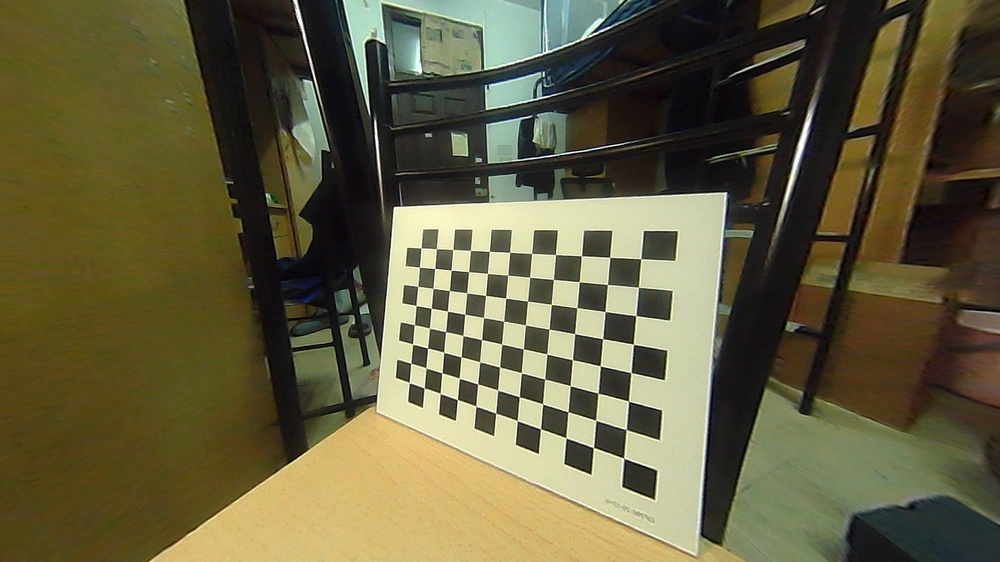
#> input picture data/12.jpg, 1000 x 562 px, shrunk from 1920 x 1080 before the run, found by its file name
$ python '图像阈值.py'
#> lines starting #> are read from the running program, lines starting #| are printed output that depends on the picture
import cv2
from matplotlib import pyplot as plt

img = cv2.imread('12.jpg', 0)
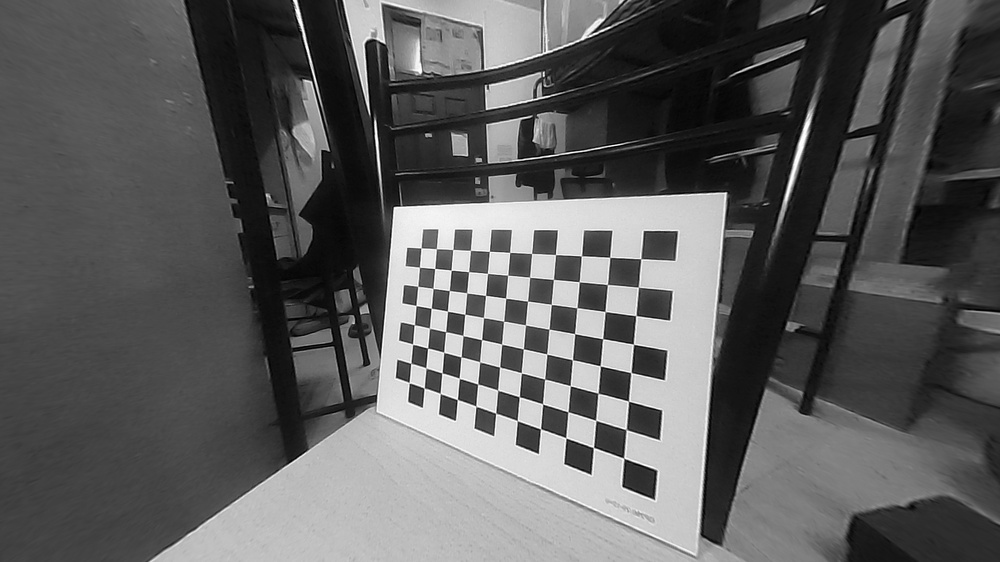
#> img: shape (562, 1000); min 0, max 255, mean 92
ret, thresh1 = cv2.threshold(img, 127, 255, cv2.THRESH_TOZERO)      #低于阈值设为0， 高于不变
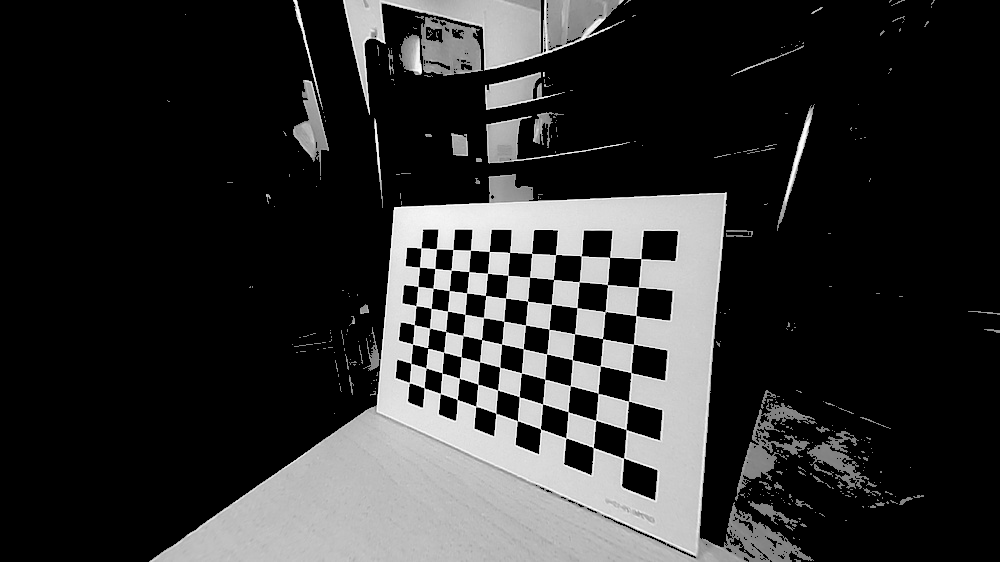
#> thresh1: shape (562, 1000); min 0, max 255, mean 48
ret, thresh2 = cv2.threshold(img, 127, 255, cv2.THRESH_TOZERO_INV)  #高于阈值设为0， 低于则不变
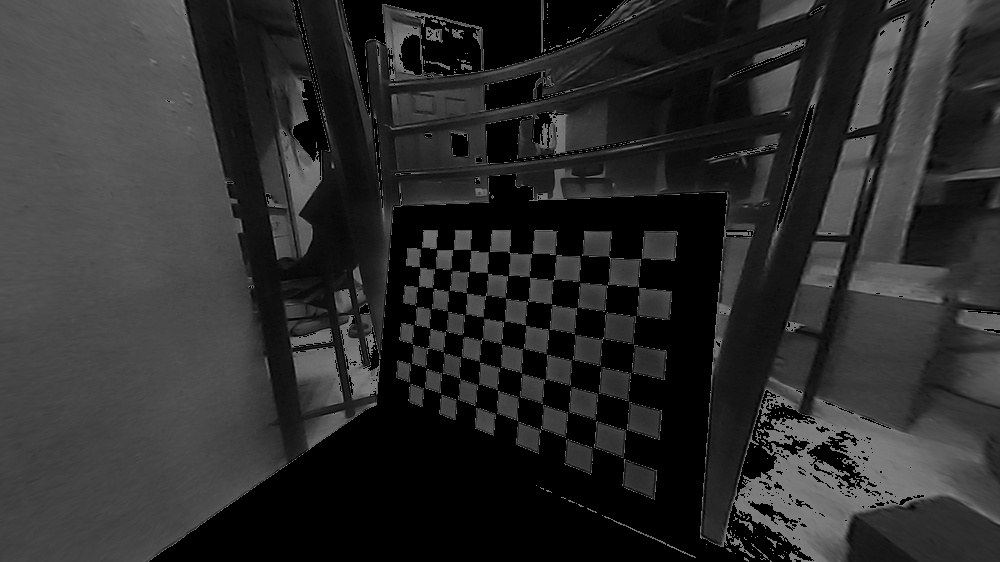
#> thresh2: shape (562, 1000); min 0, max 127, mean 44
ret, thresh3 = cv2.threshold(img, 127, 200, cv2.THRESH_TRUNC)   #高于阈值设为阈值，低于则不变
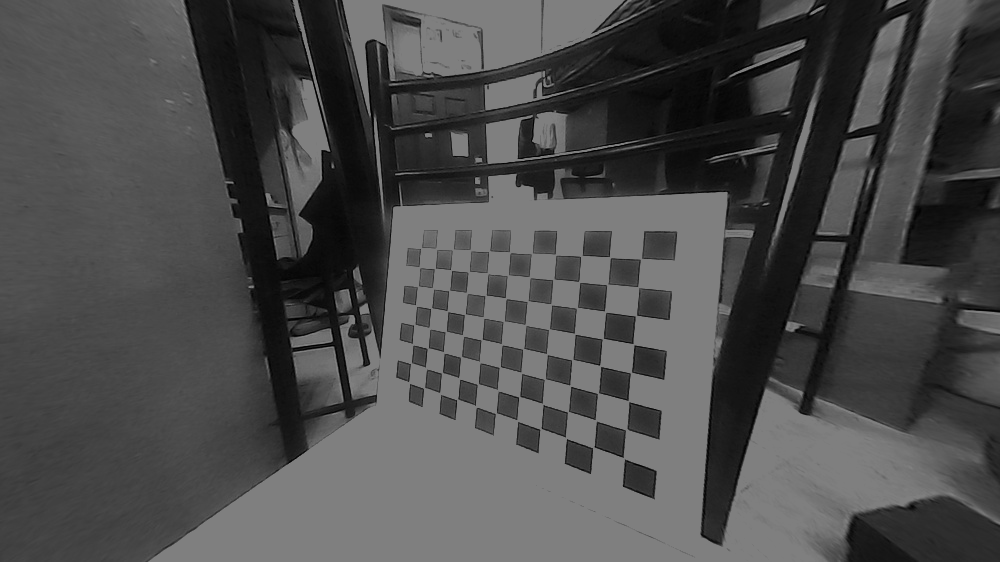
#> thresh3: shape (562, 1000); min 0, max 127, mean 75.3
plt.subplot(2, 2, 1)
plt.imshow(img, "gray")
plt.title('img')
plt.subplot(2, 2, 2)
plt.imshow(thresh1, "gray")
plt.title("change")
plt.subplot(2, 2, 3)
plt.imshow(thresh2, "gray")
plt.title("change")
plt.subplot(2, 2, 4)
plt.imshow(thresh3, "gray")
plt.title("TRUNC")
plt.show()
